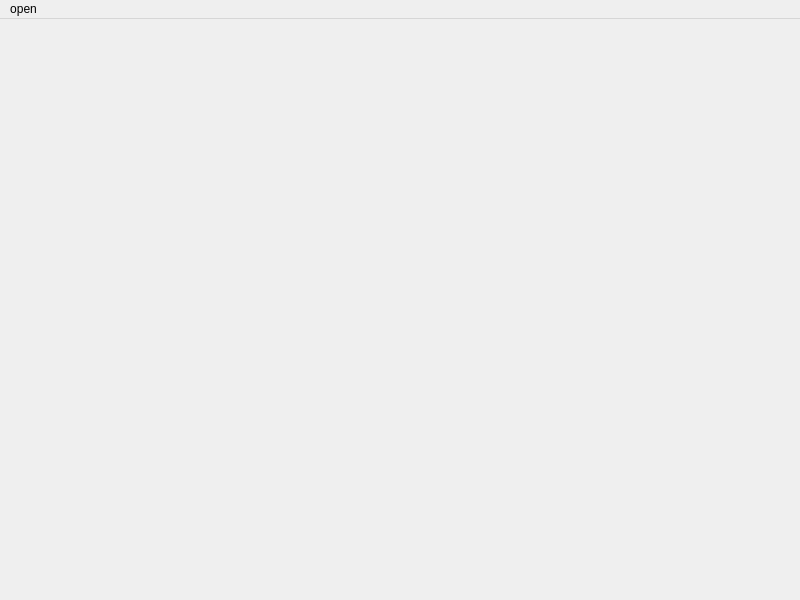
<?xml version="1.0" encoding="UTF-8"?>
<ui version="4.0">
 <class>MainWindow</class>
 <widget class="QMainWindow" name="MainWindow">
  <property name="geometry">
   <rect>
    <x>0</x>
    <y>0</y>
    <width>800</width>
    <height>600</height>
   </rect>
  </property>
  <property name="windowTitle">
   <string>MainWindow</string>
  </property>
  <widget class="AnimationForm" name="centralwidget">
   <layout class="QVBoxLayout" name="verticalLayout"/>
  </widget>
  <widget class="QMenuBar" name="menuBar">
   <property name="geometry">
    <rect>
     <x>0</x>
     <y>0</y>
     <width>800</width>
     <height>21</height>
    </rect>
   </property>
   <widget class="QMenu" name="menuopen">
    <property name="title">
     <string>open</string>
    </property>
    <addaction name="actionopenfile"/>
   </widget>
   <addaction name="menuopen"/>
  </widget>
  <action name="actionopenfile">
   <property name="text">
    <string>openfile</string>
   </property>
  </action>
 </widget>
 <customwidgets>
  <customwidget>
   <class>AnimationForm</class>
   <extends>QWidget</extends>
   <header>AnimationForm.h</header>
   <container>1</container>
  </customwidget>
 </customwidgets>
 <resources/>
 <connections/>
</ui>
